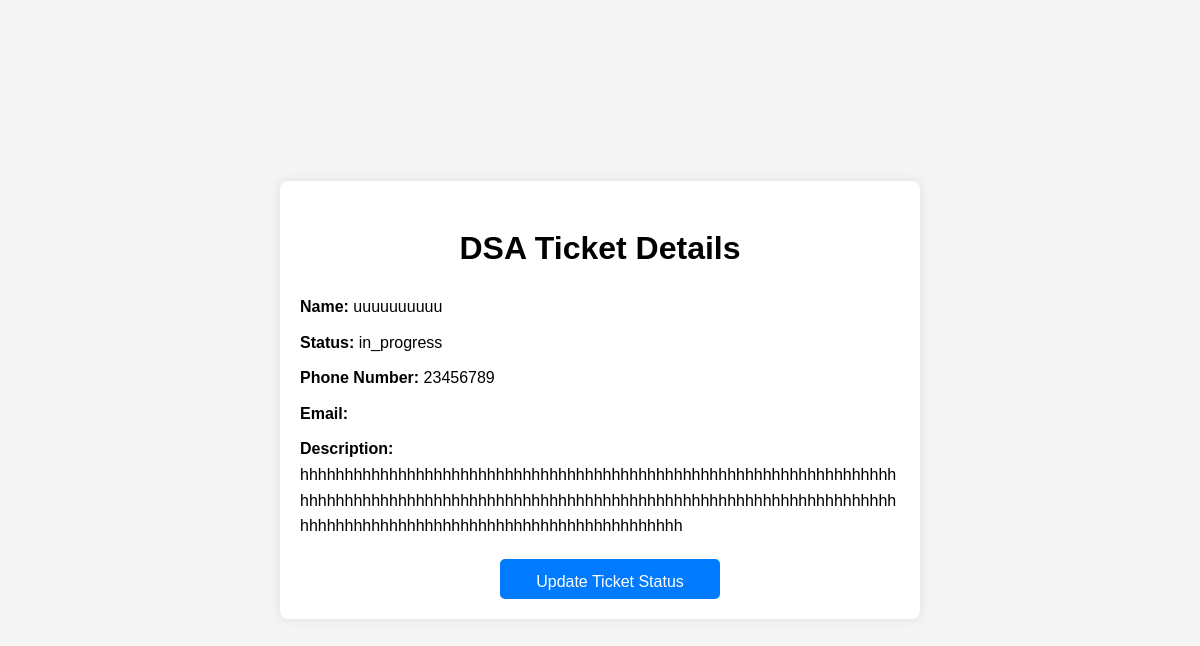
The page /DSAticket/13/ on the database its author committed.
### hyd/models.py (models this page shows, shortened)
class DSATicket(models.Model):
    ISSUE_TYPE_CHOICES = [
        ('Technical', 'Technical'),
        ('Billing', 'Billing'),
        ('General', 'General'),
        ('Personal', 'Personal'),
        ('Others', 'Others'),
    ]
    TICKET_STATUS_CHOICES = [
        ('New', 'New'),
        ('Open', 'Open'),
        ('In Progress', 'In Progress'),
        ('Resolved', 'Resolved'),
    ]
    ticket_id = models.AutoField(primary_key=True)
    issue_type = models.CharField(max_length=20, choices=ISSUE_TYPE_CHOICES)
    description = models.TextField()
    status = models.CharField(max_length=20, default='New', choices=TICKET_STATUS_CHOICES)
    created_at = models.DateTimeField(auto_now_add=True)
    updated_at = models.DateTimeField(auto_now=True)
    name = models.CharField(max_length=25, validators=[validate_only_letters])
    phone_number = models.CharField(max_length=15, validators=[validate_mobile_number])
    email = models.EmailField(max_length=254, unique=True, validators=[validate_email])

### hyd/views.py (the view)
# urls.py: path('DSAticket/<int:ticket_id>/', views.DSA_ticket_details, name='DSA_ticket_details'),
def DSA_ticket_details(request, ticket_id):
    DSA_ticket = get_object_or_404(DSATicket, pk=ticket_id)
    if request.method == 'POST':
        status = request.POST.get('status')
        DSA_ticket.status = status
        DSA_ticket.save()
        return redirect('DSA_ticketview')
    return render(request, 'DSA/DSA_ticket_details.html', {'DSA_ticket': DSA_ticket})

### hyd/templates/DSA/DSA_ticket_details.html (shortened to what this page needs)
<!DOCTYPE html>
<html lang="en">
<head>
</head>
<body>
<div class="container">
    <h1> DSA Ticket Details</h1>
    <p><strong>Name:</strong> {{ DSA_ticket.name }}</p>
    <p><strong>Status:</strong> {{ DSA_ticket.status }}</p>
    <p><strong>Phone Number:</strong> {{ DSA_ticket.phone_number }}</p>
    <p><strong>Email:</strong> {{ DSA_ticket.email }}</p>
    <p><strong>Description:</strong> <span class="description">{{ DSA_ticket.description }}</span></p>
    <a href="{% url 'DSA_update_ticket_status' ticket_id=DSA_ticket.ticket_id %}" style="width: 200px; margin-left: 200px; height: 20px;">Update Ticket Status</a>
</div>
</body>
</html>

### hyd/templates/DSA/DSA_ticket_details.html (style rules this page uses)
body { font-family: Arial, sans-serif; line-height: 1.6; margin: 0; padding: 0; background-color: #f4f4f4; display: flex; justify-content: center; align-items: center; height: 100vh; }
.container { background: #fff; padding: 20px; border-radius: 8px; box-shadow: 0 0 10px rgba(0, 0, 0, 0.1); width: 80%; max-width: 600px; }
h1 { text-align: center; margin-bottom: 20px; }
p { margin: 10px 0; }
.description { max-width: 100%; word-wrap: break-word; }
a { display: block; text-align: center; margin-top: 20px; padding: 10px; background: #007bff; color: #fff; text-decoration: none; border-radius: 5px; }

### rows shown on the page
DSATicket: name "uuuuuuuuuu", status "in_progress", phone_number "23456789", description "hhhhhhhhhhhhhhhhhhhhhhhhhhhhhhhhhhhhhhhhhhhhhhhhhhhhhhhhhhhhhhhhhhhhhhhhhhhhhhhhhhhhhhhhhhhhhhhhhhhhhhhhhhhhhhhhhhhhhhhhhhhhhhhhhhhhhhhhhhhhhhhhhhhhhhhhhhhhhhhhhhhhhhhhhhhhhhhhh"
